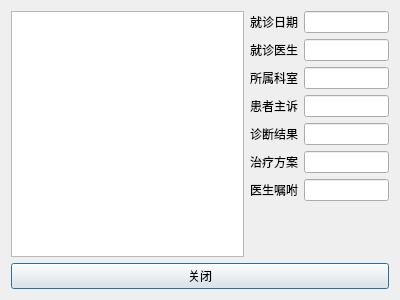
<?xml version="1.0" encoding="UTF-8"?>
<ui version="4.0">
 <class>EmrDialog</class>
 <widget class="QDialog" name="EmrDialog">
  <property name="geometry">
   <rect>
    <x>0</x>
    <y>0</y>
    <width>400</width>
    <height>300</height>
   </rect>
  </property>
  <property name="windowTitle">
   <string>Dialog</string>
  </property>
  <layout class="QVBoxLayout" name="verticalLayout_2">
   <item>
    <layout class="QVBoxLayout" name="verticalLayout">
     <item>
      <layout class="QHBoxLayout" name="horizontalLayout">
       <item>
        <widget class="QListWidget" name="visitsListWidget">
         <property name="sizePolicy">
          <sizepolicy hsizetype="Maximum" vsizetype="Expanding">
           <horstretch>0</horstretch>
           <verstretch>0</verstretch>
          </sizepolicy>
         </property>
        </widget>
       </item>
       <item>
        <layout class="QFormLayout" name="formLayout">
         <item row="0" column="1">
          <widget class="QLineEdit" name="dateLineEdit">
           <property name="readOnly">
            <bool>true</bool>
           </property>
          </widget>
         </item>
         <item row="1" column="0">
          <widget class="QLabel" name="label_2">
           <property name="text">
            <string>就诊医生</string>
           </property>
          </widget>
         </item>
         <item row="1" column="1">
          <widget class="QLineEdit" name="doctorLineEdit">
           <property name="readOnly">
            <bool>true</bool>
           </property>
          </widget>
         </item>
         <item row="2" column="0">
          <widget class="QLabel" name="label_3">
           <property name="text">
            <string>所属科室</string>
           </property>
          </widget>
         </item>
         <item row="2" column="1">
          <widget class="QLineEdit" name="departmentLineEdit">
           <property name="readOnly">
            <bool>true</bool>
           </property>
          </widget>
         </item>
         <item row="3" column="0">
          <widget class="QLabel" name="label_4">
           <property name="text">
            <string>患者主诉</string>
           </property>
          </widget>
         </item>
         <item row="3" column="1">
          <widget class="QLineEdit" name="complaintTextEdit">
           <property name="readOnly">
            <bool>true</bool>
           </property>
          </widget>
         </item>
         <item row="4" column="0">
          <widget class="QLabel" name="label_5">
           <property name="text">
            <string>诊断结果</string>
           </property>
          </widget>
         </item>
         <item row="4" column="1">
          <widget class="QLineEdit" name="diagnosisTextEdit">
           <property name="readOnly">
            <bool>true</bool>
           </property>
          </widget>
         </item>
         <item row="5" column="0">
          <widget class="QLabel" name="label_6">
           <property name="text">
            <string>治疗方案</string>
           </property>
          </widget>
         </item>
         <item row="5" column="1">
          <widget class="QLineEdit" name="planTextEdit">
           <property name="readOnly">
            <bool>true</bool>
           </property>
          </widget>
         </item>
         <item row="6" column="0">
          <widget class="QLabel" name="label_7">
           <property name="text">
            <string>医生嘱咐</string>
           </property>
          </widget>
         </item>
         <item row="6" column="1">
          <widget class="QLineEdit" name="notesTextEdit">
           <property name="readOnly">
            <bool>true</bool>
           </property>
          </widget>
         </item>
         <item row="0" column="0">
          <widget class="QLabel" name="label">
           <property name="text">
            <string>就诊日期</string>
           </property>
          </widget>
         </item>
        </layout>
       </item>
      </layout>
     </item>
     <item>
      <widget class="QPushButton" name="closeButton">
       <property name="text">
        <string>关闭</string>
       </property>
      </widget>
     </item>
    </layout>
   </item>
  </layout>
 </widget>
 <resources/>
 <connections/>
</ui>
